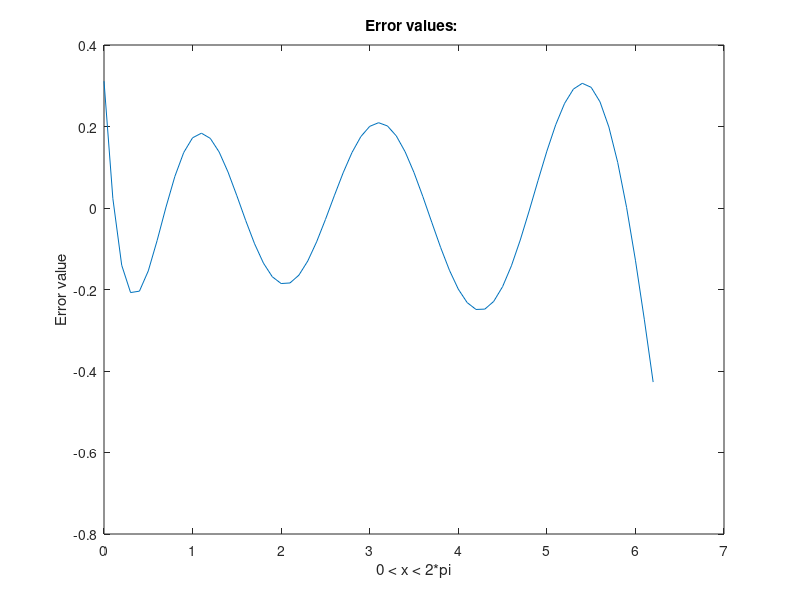
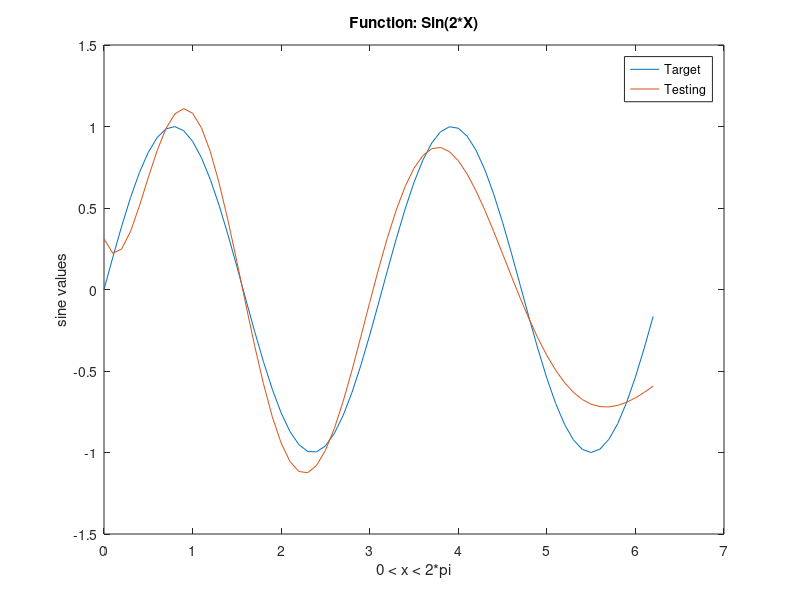

The MATLAB source for these figures, in order:
clc; close all;
clear all;

%determine the input
x = 0:1/10:2*pi;
test_x = 0.5:1/10:2*pi;
test_x = test_x';
x = x';
f = sin(2*x);
ftest = sin(2*test_x);

% i define the points for the centers

xi = [0;pi/17; pi/9; 2*pi/6; 2*pi/8; pi/2]; %change dimension and values!!
dist = 0.4;
%so, input is the x, xi is the centers

%% part of getting phi values into 62x5 matrice
[ii,jj] = size(xi);

for ss = 1:ii
   r = x(:,1) - xi(ss,1);
   rr(:,ss) = r;
end
   
phi = exp((-rr.^2)/2*dist);
%% part of getting the W and the least square error

t_f = sin(2*xi);


w = ((phi'*phi)^(-1))*phi'*f; %initialisation of W

err_mat = phi*w - f;
[errsizex, errsizey] = size(err_mat);
err_xx = 1:1:errsizex;

tot_err = (norm(phi*w - f))
tot_err2 = tot_err^2


figure(1)
plot(x, err_mat)
title(sprintf('Error values: %s',tot_err2))
xlabel('0 < x < 2*pi')
ylabel('Error value')


figure(2)
plot(x, f)
title('Function: Sin(2*X)')
hold on
plot(x, phi*w)
legend('Target', 'Testing');
xlabel('0 < x < 2*pi')
ylabel('sine values')

 %target is from the radial points
 %basis = f^(x) => targetnya berarti.. (t_f)
%sum of each column of phi*W = f(xk) or f(k)
%total error = ||phi*w - f||
%weight update = phiT * phi * w_new = phiT *f

%%next step: find the weight update algorithm!!


